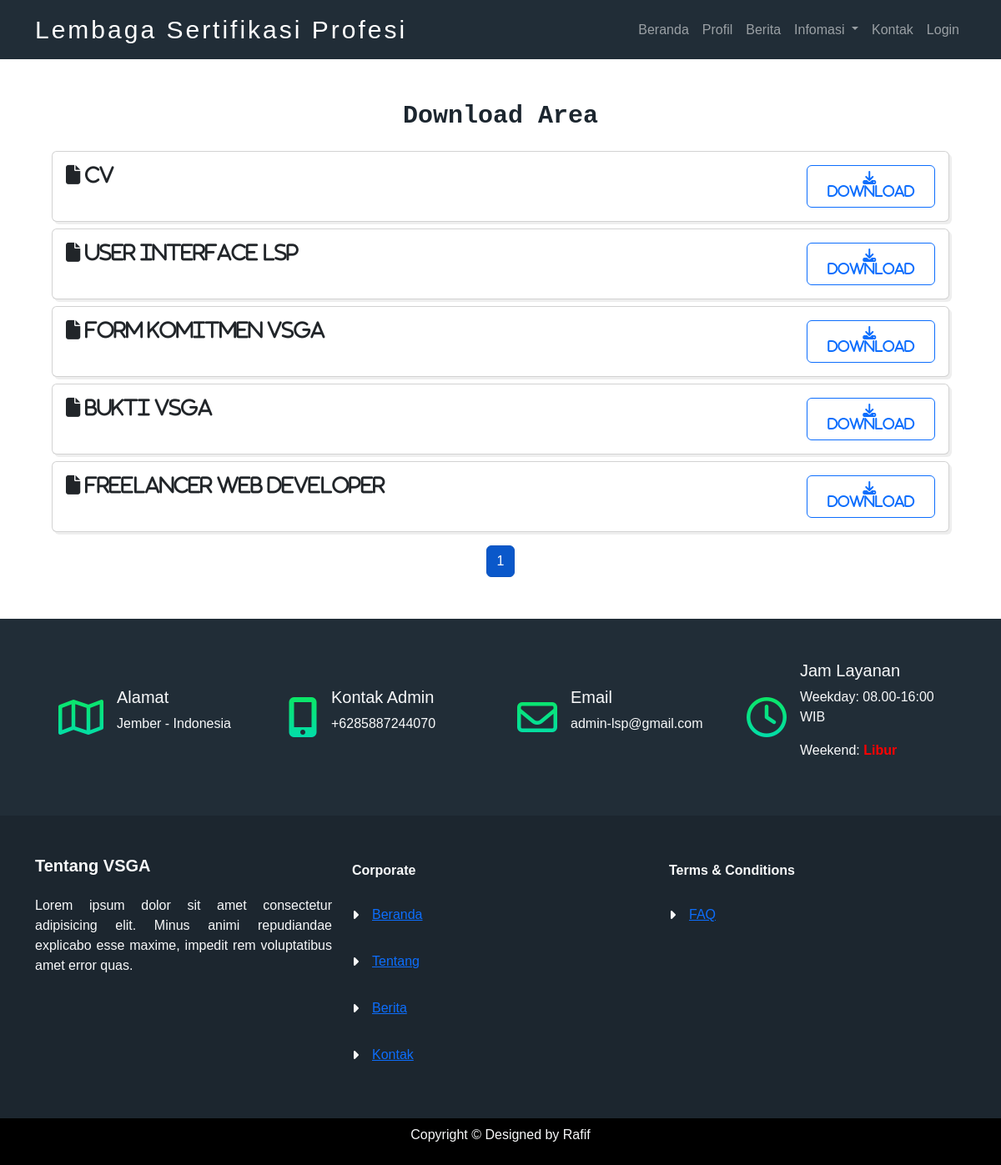
Page /file.php on the committed database.
### tables this page shows
CREATE TABLE `tb_file` (
  `id_file` int(11) NOT NULL,
  `title` varchar(100) NOT NULL,
  `file` text NOT NULL
);

### file.php (the view, shortened to what this page needs)
<?php
include('koneksi.php');
$query = mysqli_query($koneksi, "SELECT * FROM tb_file ORDER BY rand()");
$jumlahDataperhalaman = 8;
$jumlah = mysqli_query($koneksi, "SELECT count(*) AS jmlRecord FROM tb_file");
$jumlahdata = mysqli_fetch_array($jumlah);
$jumlahhalaman = ceil($jumlahdata['jmlRecord'] / $jumlahDataperhalaman);
$halamanAktif = (isset($_GET['page'])) ? $_GET['page'] : 1;
?>
<?php include('layout/header.php'); ?>
<?php include('layout/navbar.php'); ?>
<section class="main-faq" style="padding: 50px;">
    <div class="container">
        <div class="text-center mb-4">
            <h2 style="font-size: 30px;font-family:monospace;font-weight:bold;color:#1c262f">Download Area</h2>
        </div>
        <?php while ($data = mysqli_fetch_assoc($query)) : ?>
            <div class="card mb-2 p-3" style="box-shadow: 3px 3px 0 0 #eee;">
                <div class="row">
                    <div class="col-lg-10 col-md-10">
                        <div class="ml-2">
                            <i class="fa fa-file" style="font-size: 23px;"> <?= $data['title'] ?> </i>
                        </div>
                    </div>
                    <div class="col-lg-2 col-md-2 text-center">
                        <a class="btn btn-outline-primary" href="file.php?download=<?= $data['file'] ?>"><i class="fa fa-download">&nbsp; Download</i></a>
                    </div>
                </div>
            </div>
        <?php endwhile; ?>
        <div class="mt-3 text-center">
            <?php for ($i = 1; $i <= $jumlahhalaman; $i++) : ?>
                <?php if ($i == $halamanAktif) : ?>
                    <a href="?page=<?= $i ?>" class="btn btn-primary active"><?= $i; ?></a>
                <?php else : ?>
                    <a href="?page=<?= $i ?>" class="btn btn-primary"><?= $i; ?></a>
                <?php endif; ?>
            <?php endfor; ?>
        </div>
    </div>
</section>
<?php include('layout/footer.php'); ?>

### assets/css/app.css (style rules this page uses)
* { margin: 0; padding: 0; box-sizing: border-box; font-family: sans-serif; }
:root { --primary: #1c262f; --primary-light: #212d37; --gradient: linear-gradient(to right, #0ee951, #00dabf); }
*, *:before, *:after { -webkit-box-sizing: border-box; -moz-box-sizing: border-box; box-sizing: border-box; }

### rows in the picture
tb_file: title "CV"
tb_file: title "User Interface LSP"
tb_file: title "Form komitmen VSGA"
tb_file: title "Bukti VSGA"
tb_file: title "Freelancer Web Developer"
